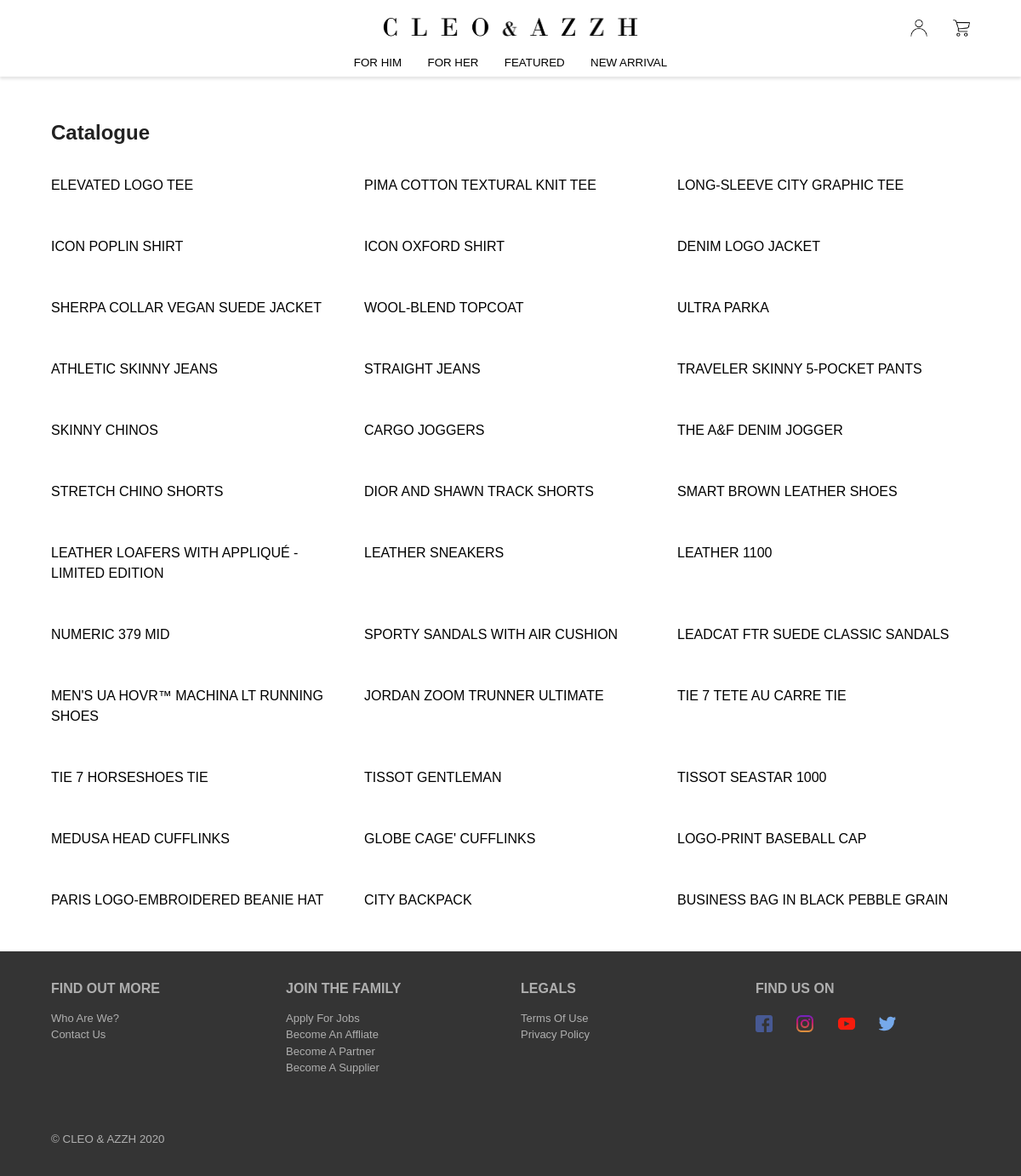
The app's page /listings.php?cat=male with its own data.
### tables this page shows
CREATE TABLE IF NOT EXISTS products
(
    product_id          INT          UNSIGNED              NOT NULL AUTO_INCREMENT,
    product_category    SMALLINT     UNSIGNED              NOT NULL               ,
    product_brand       VARCHAR(256)          DEFAULT ''   NOT NULL               ,
    product_name        VARCHAR(256)          DEFAULT ''   NOT NULL               ,
    product_description TEXT                  DEFAULT ''   NOT NULL               ,
    sizing_type         TINYINT      UNSIGNED DEFAULT 1    NOT NULL               ,
    product_price       DECIMAL(9,2) UNSIGNED DEFAULT 1000 NOT NULL               ,
    is_active           BOOLEAN               DEFAULT 0    NOT NULL               ,
    is_featured         BOOLEAN               DEFAULT 0    NOT NULL               ,
    is_new              BOOLEAN               DEFAULT 0    NOT NULL               ,

    created_at TIMESTAMP DEFAULT   '0000-00-00 00:00:00',
    updated_at TIMESTAMP ON UPDATE CURRENT_TIMESTAMP    ,

    PRIMARY KEY (product_id),
    FOREIGN KEY (product_category) REFERENCES categories(category_id),
    FOREIGN KEY (sizing_type)      REFERENCES sizing_types(sizing_type_id)
);

### models/Listings.php (called while the page is built)
<?php
$filter = '';
if ($_GET['cat'] === 'male') {
    $filter = 'WHERE product_category < 200';
} elseif ($_GET['cat'] === 'female') {
    $filter = 'WHERE product_category > 200';
} elseif ($_GET['cat'] === 'featured') {
    $filter = 'WHERE is_featured = TRUE';
} elseif ($_GET['cat'] === 'new') {
    $filter = 'WHERE is_new = TRUE';
}
$getListings = 'SELECT * FROM products ' . $filter;
$result = $db->query($getListings);
while ($listing = $result->fetch_object()) {
    $listings[] = $listing;
}

### layouts/listings.php (the view, shortened to what this page needs)
<section class="listings">
    <div class="listings__main">
        <h1 class="listings__title">Catalogue</h1>
        <div class="listings__grid">
            <?php foreach ($listings as $listing) { ?>
                <div class="listing__item">
                    <a href="product.php?id=<?= $listing->product_id ?>">
                        <div class="listing__name text--uppercase"><?= $listing->product_name ?></div>
                    </a>
                </div>
            <?php } ?>
        </div>
    </div>
</section>

### layouts/common/head.php (shortened to what this page needs)
<!DOCTYPE html>
<html lang="en">
<head>
    <link rel="stylesheet" href="assets/css/style.css">

### layouts/common/header.php (shortened to what this page needs)
</head>
<body>
    <div class="container">
        <div id="header">
            <header>
                <div class="header__wrapper">
                    <div class="placeholder"></div>
                    <div class="header text--center">
                        <a href="index.php">
                            <img src="assets/img/common/logo.png" alt="Cleo & AZZH">
                        </a>
                    </div>
                    <div class="member text--right">
                        <ul>
                            <?php if (empty($_SESSION['adminId'])) { ?>
                                <li>
                                    <a href="user.php">
                                        <img src="assets/img/common/user.png" id="user">
                                    </a>
                                </li>
                                <li>
                                    <a href="cart.php">
                                        <img src="assets/img/common/cart.png" id="cart">
                                    </a>
                                </li>
                            <?php } ?>
                        </ul>
                    </div>
                </div>
            </header>
            <?php include_once('nav.php') ?>
        </div>
    </div>

### layouts/common/nav.php (shortened to what this page needs)
<nav id="nav">
    <div class="nav text--center">
        <ul id="nav__main">
            <li>
                <a href="listings.php?cat=male" id="for-him">For Him</a>
            </li>
            <li>
                <a href="listings.php?cat=female" id="for-her">For Her</a>
            </li>
            <li>
                <a href="listings.php?cat=featured" id="featured">Featured</a>
            </li>
            <li>
                <a href="listings.php?cat=new" id="new-arrival">New Arrival</a>
            </li>
        </ul>
    </div>
</nav>

### listings.php (shortened to what this page needs)
<?php
include_once('models/connect-db.php');
include_once('models/Listings.php');
include_once('layouts/common/head.php');
include_once('layouts/js/listings.php');
include_once('layouts/common/header.php');
echo '<main>';
include_once('layouts/listings.php');
echo '</main>';
include_once('layouts/common/footer.php');

### layouts/common/footer.php
<footer>
    <div class="wrapper">
        <div class="footer__grid">
            <div class="link__col">
                <div class="col__header">Find out More</div>
                <ul class="col__link">
                    <li>who are we?</li>
                    <li><a href="contact.php">Contact Us</a></li>
                </ul>
            </div>
            <div class="link__col">
                <div class="col__header">join the family</div>
                <ul class="col__link">
                    <li><a href="career.php">Apply for Jobs</a></li>
                    <li>Become an Affliate</li>
                    <li>Become a Partner</li>
                    <li>Become a Supplier</li>
                </ul>
            </div>
            <div class="link__col">
                <div class="col__header">legals</div>
                <ul class="col__link">
                    <li>Terms of Use</li>
                    <li>Privacy Policy</li>
                </ul>
            </div>
            <div class="link__col">
                <div class="col__header">find us on</div>
                <ul class="col__social">
                    <li><img src="assets/img/common/facebook.png" class="social__icon"></li>
                    <li><img src="assets/img/common/instagram.png" class="social__icon"></li>
                    <li><img src="assets/img/common/youtube.png" class="social__icon"></li>
                    <li><img src="assets/img/common/twitter.png" class="social__icon"></li>
                </ul>
            </div>
        </div>
        <div class="copyright">
            <small>&copy; CLEO & AZZH 2020</small>
        </div>
    </div>
</footer>
</body>
</html>

### assets/css/style.css (style rules this page uses)
* { box-sizing: border-box; }
body, header, main, footer { margin: 0; padding: 0; }
body { font-family: -apple-system, BlinkMacSystemFont, "Segoe UI", Roboto, "Helvetica Neue", Arial, "Noto Sans", sans-serif; font-size: 1rem; font-weight: 400; line-height: 1.5; color: #222222; text-align: left; background-color: #fff; }
h1, h2, h3, h4, h5, h6 { margin-top: 0; margin-bottom: 0.5rem; }
img { vertical-align: middle; border-style: none; }
main, .wrapper { position: relative; display: -webkit-box; display: -ms-flexbox; display: flex; -webkit-box-orient: vertical; -webkit-box-direction: normal; -ms-flex-direction: column; flex-direction: column; height: 100%; max-width: 90%; width: 1200px; margin: auto; }
body { font-family: Arial, Helvetica, sans-serif; }
a { text-decoration: none; }
a:link { color: #000000; }
header a:link, nav a:link { color: #000000; }
footer a:link { color: #afafaf; }
.text--right { text-align: right !important; }
.text--center { text-align: center !important; }
.text--uppercase { text-transform: uppercase !important; }
header { background-color: #ffffff; width: 100%; line-height: 1; font-size: smaller; }
header .header__wrapper { max-width: 90%; width: 1200px; display: grid; grid-template-columns: repeat(3, 1fr); grid-gap: 24px; margin: auto; padding: 10px 0; }
header img { max-width: 300px; height: auto; padding: 10px 0; }
header ul { list-style: none; padding-left: 0; }
header ul li { display: inline-block; text-transform: uppercase; }
header ul li:not(:last-child) { margin-right: 2em; }
header .member img { padding: 0; width: 20px; }
#header { position: sticky; position: -webkit-sticky; top: 0; z-index: 1000; transform: translateZ(0); }
nav { background-color: #ffffff; -webkit-box-shadow: rgba(0, 0, 0, 0.1) 0 3px 3px 0; box-shadow: 0 3px 3px 0 rgba(0, 0, 0, 0.1); padding-bottom: 10px; font-size: smaller; }
nav ul { margin: auto; line-height: 1; list-style: none; padding: 0; }
nav ul li { text-transform: uppercase; }
nav ul#nav__main li { display: inline-block; position: relative; }
nav ul#nav__main li:not(:last-child) { margin-right: 2em; }
.listings .listings__title { padding-top: 2em; }
.listings__grid { display: grid; grid-template-columns: repeat(3, 1fr); grid-gap: 24px; margin: auto; }
footer { background-color: #343434; color: #afafaf; width: 100%; margin-top: 3em; padding: 2em 0; }
footer .footer__grid { display: grid; grid-template-columns: repeat(4, 1fr); grid-gap: 24px; }
footer ul { list-style: none; padding-left: 0; }
footer .link__col .col__header { font-weight: 700; text-transform: uppercase; }
footer .link__col .col__link { font-size: small; text-transform: capitalize; }
footer .link__col ul.col__social li { display: inline-block; margin-right: 24px; }
footer .social__icon { width: 20px; height: auto; }
footer .copyright { margin-top: 3em; }

### records on screen
products: product_name "ELEVATED LOGO TEE"
products: product_name "PIMA COTTON TEXTURAL KNIT TEE"
products: product_name "LONG-SLEEVE CITY GRAPHIC TEE"
products: product_name "ICON POPLIN SHIRT"
products: product_name "ICON OXFORD SHIRT"
products: product_name "DENIM LOGO JACKET"
products: product_name "SHERPA COLLAR VEGAN SUEDE JACKET"
products: product_name "WOOL-BLEND TOPCOAT"
products: product_name "ULTRA PARKA"
products: product_name "ATHLETIC SKINNY JEANS"
products: product_name "STRAIGHT JEANS"
products: product_name "TRAVELER SKINNY 5-POCKET PANTS"
products: product_name "SKINNY CHINOS"
products: product_name "CARGO JOGGERS"
products: product_name "THE A&F DENIM JOGGER"
products: product_name "STRETCH CHINO SHORTS"
products: product_name "DIOR AND SHAWN TRACK SHORTS"
products: product_name "SMART BROWN LEATHER SHOES"
products: product_name "LEATHER LOAFERS WITH APPLIQUÉ - LIMITED EDITION"
products: product_name "LEATHER SNEAKERS"
products: product_name "LEATHER 1100"
products: product_name "NUMERIC 379 MID"
products: product_name "SPORTY SANDALS WITH AIR CUSHION"
products: product_name "LEADCAT FTR SUEDE CLASSIC SANDALS"
products: product_name "MEN'S UA HOVR™ MACHINA LT RUNNING SHOES"
products: product_name "JORDAN ZOOM TRUNNER ULTIMATE"
products: product_name "TIE 7 TETE AU CARRE TIE"
products: product_name "TIE 7 HORSESHOES TIE"
products: product_name "TISSOT GENTLEMAN"
products: product_name "TISSOT SEASTAR 1000"
products: product_name "MEDUSA HEAD CUFFLINKS"
products: product_name "GLOBE CAGE' CUFFLINKS"
products: product_name "LOGO-PRINT BASEBALL CAP"
products: product_name "PARIS LOGO-EMBROIDERED BEANIE HAT"
products: product_name "CITY BACKPACK"
products: product_name "BUSINESS BAG IN BLACK PEBBLE GRAIN"
